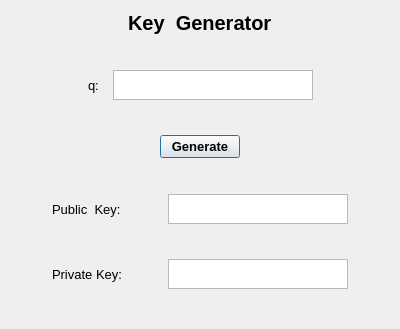
<?xml version="1.0" encoding="UTF-8"?>
<ui version="4.0">
 <class>Dialog</class>
 <widget class="QDialog" name="Dialog">
  <property name="geometry">
   <rect>
    <x>0</x>
    <y>0</y>
    <width>400</width>
    <height>329</height>
   </rect>
  </property>
  <property name="windowTitle">
   <string>Dialog</string>
  </property>
  <layout class="QVBoxLayout" name="verticalLayout">
   <item>
    <layout class="QHBoxLayout" name="horizontalLayout">
     <item>
      <spacer name="horizontalSpacer">
       <property name="orientation">
        <enum>Qt::Horizontal</enum>
       </property>
       <property name="sizeHint" stdset="0">
        <size>
         <width>40</width>
         <height>20</height>
        </size>
       </property>
      </spacer>
     </item>
     <item>
      <widget class="QLabel" name="title">
       <property name="font">
        <font>
         <family>Arial</family>
         <pointsize>15</pointsize>
         <weight>75</weight>
         <bold>true</bold>
        </font>
       </property>
       <property name="text">
        <string>Key  Generator</string>
       </property>
      </widget>
     </item>
     <item>
      <spacer name="horizontalSpacer_2">
       <property name="orientation">
        <enum>Qt::Horizontal</enum>
       </property>
       <property name="sizeHint" stdset="0">
        <size>
         <width>40</width>
         <height>20</height>
        </size>
       </property>
      </spacer>
     </item>
    </layout>
   </item>
   <item>
    <spacer name="verticalSpacer_6">
     <property name="orientation">
      <enum>Qt::Vertical</enum>
     </property>
     <property name="sizeHint" stdset="0">
      <size>
       <width>20</width>
       <height>10</height>
      </size>
     </property>
    </spacer>
   </item>
   <item>
    <layout class="QHBoxLayout" name="horizontalLayout_4">
     <item>
      <spacer name="horizontalSpacer_11">
       <property name="orientation">
        <enum>Qt::Horizontal</enum>
       </property>
       <property name="sizeType">
        <enum>QSizePolicy::Expanding</enum>
       </property>
       <property name="sizeHint" stdset="0">
        <size>
         <width>31</width>
         <height>27</height>
        </size>
       </property>
      </spacer>
     </item>
     <item>
      <widget class="QLabel" name="q_label">
       <property name="font">
        <font>
         <family>Arial</family>
         <pointsize>10</pointsize>
        </font>
       </property>
       <property name="text">
        <string>q:  </string>
       </property>
      </widget>
     </item>
     <item>
      <widget class="QPlainTextEdit" name="q">
       <property name="sizePolicy">
        <sizepolicy hsizetype="Expanding" vsizetype="Expanding">
         <horstretch>0</horstretch>
         <verstretch>0</verstretch>
        </sizepolicy>
       </property>
       <property name="maximumSize">
        <size>
         <width>200</width>
         <height>30</height>
        </size>
       </property>
      </widget>
     </item>
     <item>
      <spacer name="horizontalSpacer_12">
       <property name="orientation">
        <enum>Qt::Horizontal</enum>
       </property>
       <property name="sizeType">
        <enum>QSizePolicy::Expanding</enum>
       </property>
       <property name="sizeHint" stdset="0">
        <size>
         <width>31</width>
         <height>27</height>
        </size>
       </property>
      </spacer>
     </item>
    </layout>
   </item>
   <item>
    <spacer name="verticalSpacer_5">
     <property name="orientation">
      <enum>Qt::Vertical</enum>
     </property>
     <property name="sizeHint" stdset="0">
      <size>
       <width>20</width>
       <height>12</height>
      </size>
     </property>
    </spacer>
   </item>
   <item>
    <layout class="QHBoxLayout" name="horizontalLayout_5">
     <item>
      <spacer name="horizontalSpacer_13">
       <property name="orientation">
        <enum>Qt::Horizontal</enum>
       </property>
       <property name="sizeHint" stdset="0">
        <size>
         <width>32</width>
         <height>18</height>
        </size>
       </property>
      </spacer>
     </item>
     <item>
      <widget class="QPushButton" name="generate">
       <property name="font">
        <font>
         <family>Arial</family>
         <pointsize>10</pointsize>
         <weight>75</weight>
         <bold>true</bold>
        </font>
       </property>
       <property name="text">
        <string>Generate</string>
       </property>
      </widget>
     </item>
     <item>
      <spacer name="horizontalSpacer_14">
       <property name="orientation">
        <enum>Qt::Horizontal</enum>
       </property>
       <property name="sizeHint" stdset="0">
        <size>
         <width>32</width>
         <height>18</height>
        </size>
       </property>
      </spacer>
     </item>
    </layout>
   </item>
   <item>
    <spacer name="verticalSpacer_4">
     <property name="orientation">
      <enum>Qt::Vertical</enum>
     </property>
     <property name="sizeHint" stdset="0">
      <size>
       <width>20</width>
       <height>14</height>
      </size>
     </property>
    </spacer>
   </item>
   <item>
    <layout class="QHBoxLayout" name="horizontalLayout_3">
     <item>
      <spacer name="horizontalSpacer_7">
       <property name="orientation">
        <enum>Qt::Horizontal</enum>
       </property>
       <property name="sizeType">
        <enum>QSizePolicy::Expanding</enum>
       </property>
       <property name="sizeHint" stdset="0">
        <size>
         <width>31</width>
         <height>24</height>
        </size>
       </property>
      </spacer>
     </item>
     <item>
      <widget class="QLabel" name="public_key_label">
       <property name="font">
        <font>
         <family>Arial</family>
         <pointsize>10</pointsize>
        </font>
       </property>
       <property name="text">
        <string>Public  Key:</string>
       </property>
      </widget>
     </item>
     <item>
      <spacer name="horizontalSpacer_9">
       <property name="orientation">
        <enum>Qt::Horizontal</enum>
       </property>
       <property name="sizeHint" stdset="0">
        <size>
         <width>31</width>
         <height>24</height>
        </size>
       </property>
      </spacer>
     </item>
     <item>
      <widget class="QTextBrowser" name="public_key">
       <property name="sizePolicy">
        <sizepolicy hsizetype="Maximum" vsizetype="Maximum">
         <horstretch>0</horstretch>
         <verstretch>0</verstretch>
        </sizepolicy>
       </property>
       <property name="minimumSize">
        <size>
         <width>100</width>
         <height>30</height>
        </size>
       </property>
       <property name="maximumSize">
        <size>
         <width>180</width>
         <height>30</height>
        </size>
       </property>
      </widget>
     </item>
     <item>
      <spacer name="horizontalSpacer_8">
       <property name="orientation">
        <enum>Qt::Horizontal</enum>
       </property>
       <property name="sizeType">
        <enum>QSizePolicy::Expanding</enum>
       </property>
       <property name="sizeHint" stdset="0">
        <size>
         <width>31</width>
         <height>24</height>
        </size>
       </property>
      </spacer>
     </item>
    </layout>
   </item>
   <item>
    <spacer name="verticalSpacer_3">
     <property name="orientation">
      <enum>Qt::Vertical</enum>
     </property>
     <property name="sizeHint" stdset="0">
      <size>
       <width>20</width>
       <height>14</height>
      </size>
     </property>
    </spacer>
   </item>
   <item>
    <layout class="QHBoxLayout" name="horizontalLayout_2">
     <item>
      <spacer name="horizontalSpacer_5">
       <property name="orientation">
        <enum>Qt::Horizontal</enum>
       </property>
       <property name="sizeType">
        <enum>QSizePolicy::Expanding</enum>
       </property>
       <property name="sizeHint" stdset="0">
        <size>
         <width>34</width>
         <height>27</height>
        </size>
       </property>
      </spacer>
     </item>
     <item>
      <widget class="QLabel" name="private_key_label">
       <property name="font">
        <font>
         <family>Arial</family>
         <pointsize>10</pointsize>
        </font>
       </property>
       <property name="text">
        <string>Private Key:</string>
       </property>
      </widget>
     </item>
     <item>
      <spacer name="horizontalSpacer_4">
       <property name="orientation">
        <enum>Qt::Horizontal</enum>
       </property>
       <property name="sizeHint" stdset="0">
        <size>
         <width>34</width>
         <height>27</height>
        </size>
       </property>
      </spacer>
     </item>
     <item>
      <widget class="QTextBrowser" name="private_key">
       <property name="sizePolicy">
        <sizepolicy hsizetype="Maximum" vsizetype="Maximum">
         <horstretch>0</horstretch>
         <verstretch>0</verstretch>
        </sizepolicy>
       </property>
       <property name="minimumSize">
        <size>
         <width>100</width>
         <height>30</height>
        </size>
       </property>
       <property name="maximumSize">
        <size>
         <width>180</width>
         <height>30</height>
        </size>
       </property>
      </widget>
     </item>
     <item>
      <spacer name="horizontalSpacer_6">
       <property name="orientation">
        <enum>Qt::Horizontal</enum>
       </property>
       <property name="sizeType">
        <enum>QSizePolicy::Expanding</enum>
       </property>
       <property name="sizeHint" stdset="0">
        <size>
         <width>34</width>
         <height>27</height>
        </size>
       </property>
      </spacer>
     </item>
    </layout>
   </item>
   <item>
    <spacer name="verticalSpacer_2">
     <property name="orientation">
      <enum>Qt::Vertical</enum>
     </property>
     <property name="sizeHint" stdset="0">
      <size>
       <width>20</width>
       <height>16</height>
      </size>
     </property>
    </spacer>
   </item>
  </layout>
 </widget>
 <resources/>
 <connections/>
</ui>
